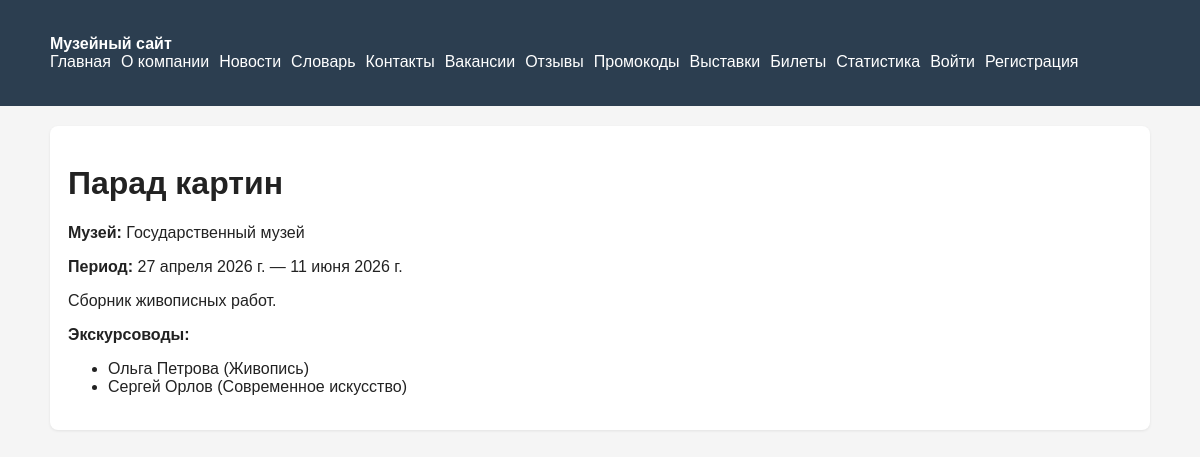
Screenshot of /exhibitions/2/ with the database file from the repository.
### museum/models.py (models this page shows, shortened)
class Exhibition(models.Model):
    museum = models.ForeignKey(Museum, on_delete=models.CASCADE, related_name="exhibitions")
    title = models.CharField(max_length=200)
    description = models.TextField(blank=True)
    start_date = models.DateField()
    end_date = models.DateField()
    guides = models.ManyToManyField(Guide, blank=True, related_name="exhibitions")
    is_active = models.BooleanField(default=True)
    is_adult_only = models.BooleanField(default=False, verbose_name="Только для 18+")

class Museum(models.Model):
    name = models.CharField(max_length=150)
    city = models.CharField(max_length=100)
    address = models.CharField(max_length=200)
    description = models.TextField(blank=True)
    created_at = models.DateTimeField(auto_now_add=True)

class Guide(models.Model):
    name = models.CharField(max_length=120)
    specialization = models.CharField(max_length=120)
    position = models.CharField(max_length=120, blank=True)
    email = models.EmailField(blank=True)
    phone = models.CharField(max_length=30, blank=True)
    description = models.TextField(blank=True)
    hall = models.ForeignKey(Hall, on_delete=models.SET_NULL, null=True, blank=True, related_name="guides")
    photo = models.FileField(upload_to="", blank=True, default="a.jpg")
    birth_date = models.DateField(null=True, blank=True, validators=[validate_age_18_plus], verbose_name="Дата рождения")

### museum/views.py (the view)
# urls.py: path("exhibitions/<int:pk>/", ExhibitionDetailView.as_view(), name="exhibition-detail"),
class ExhibitionDetailView(DetailView):
    model = Exhibition
    template_name = "museum/exhibition_detail.html"
    def get_context_data(self, **kwargs):
        ctx = super().get_context_data(**kwargs)
        ctx["can_book"] = self.request.user.is_authenticated
        return ctx

### templates/museum/exhibition_detail.html (shortened to what this page needs)
{% extends 'base.html' %}
{% block content %}
<div class="panel">
    <h1>{{ exhibition.title }}</h1>
    <p><strong>Музей:</strong> {{ exhibition.museum.name }}</p>
    <p><strong>Период:</strong> {{ exhibition.start_date }} — {{ exhibition.end_date }}</p>
    <p>{{ exhibition.description }}</p>
    <p><strong>Экскурсоводы:</strong></p>
    <ul>
        {% for guide in exhibition.guides.all %}
            <li>{{ guide.name }} ({{ guide.specialization }})</li>
        {% empty %}
            <li>Экскурсоводы не назначены.</li>
        {% endfor %}
    </ul>
</div>
{% endblock %}

### templates/base.html (style rules this page uses)
body { font-family: Arial, sans-serif; margin: 0; background: #f5f5f5; color: #222; }
.panel { background: #fff; padding: 18px; border-radius: 8px; margin-bottom: 20px; box-shadow: 0 1px 3px rgba(0,0,0,0.08); }

### rows the page displays
Exhibition: title "Парад картин", museum.name "Государственный музей", start_date "27 апреля 2026 г.", end_date "11 июня 2026 г.", description "Сборник живописных работ."
Guide: name "Ольга Петрова", specialization "Живопись"
Guide: name "Сергей Орлов", specialization "Современное искусство"
